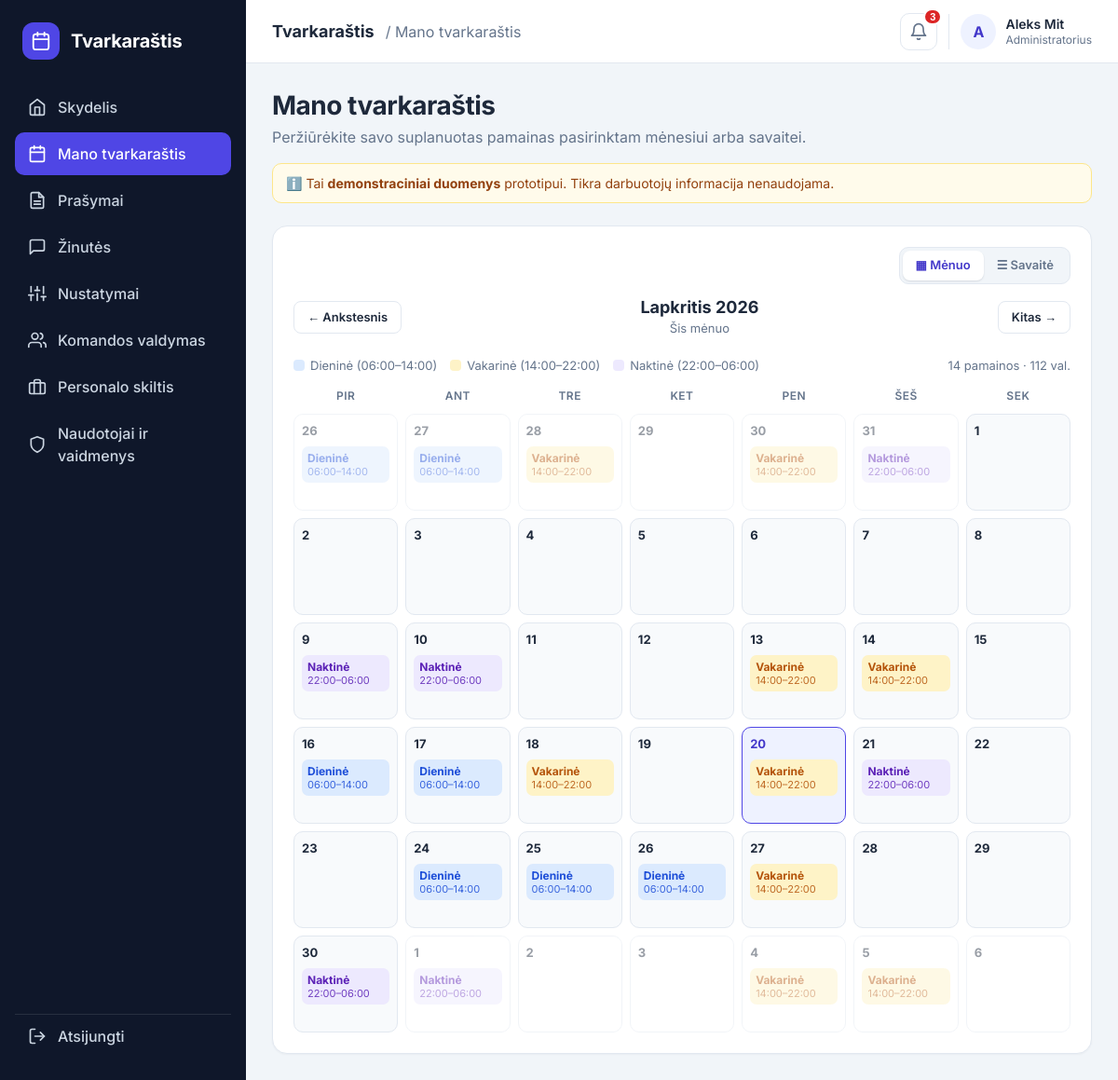
The page /schedule (signed in) on the database its author committed.
### tables this page shows
CREATE TABLE users (
            id            INTEGER PRIMARY KEY AUTOINCREMENT,
            full_name     TEXT NOT NULL,
            email         TEXT NOT NULL UNIQUE,
            password_hash TEXT NOT NULL,
            role          TEXT NOT NULL DEFAULT 'employee',
            created_at    TEXT NOT NULL DEFAULT CURRENT_TIMESTAMP
        , is_active INTEGER NOT NULL DEFAULT 1);

### app.py (the view, shortened to what this page needs)
@app.route("/schedule")
@login_required
def schedule():
    today = date.today()
    view = request.args.get("view")
    if view in SCHEDULE_VIEWS:
        session["schedule_view"] = view
    else:
        view = session.get("schedule_view")
        if view not in SCHEDULE_VIEWS:
            view = "month"
    if view == "month":
        offset = request.args.get("month", 0, type=int)
        offset = max(-MAX_MONTH_OFFSET, min(MAX_MONTH_OFFSET, offset))
        cells, title, shift_count = build_month(today, offset)
        return render_template(
            "schedule.html",
            view=view,
            offset=offset,
            period_title=title,
            cells=cells,
            day_heads=DAY_SHORT,
            prev_url=url_for("schedule", view="month", month=offset - 1),
            next_url=url_for("schedule", view="month", month=offset + 1),
            current_url=url_for("schedule", view="month"),
            has_prev=offset > -MAX_MONTH_OFFSET,
            has_next=offset < MAX_MONTH_OFFSET,
            shift_count=shift_count,
            total_hours=shift_count * 8,  # kiekviena pamaina - 8 val.
            shift_types=SHIFT_TYPES,
        )

### app.py (called while the page is built)
def get_db():
    if "db" not in g:
        g.db = sqlite3.connect(DATABASE)
        g.db.row_factory = sqlite3.Row
    return g.db

@app.before_request
def load_current_user():
    g.user = None
    if request.endpoint in (None, "static"):
        return
    user_id = session.get("user_id")
    if user_id is None:
        return
    user = get_db().execute(
        "SELECT id, full_name, email, role, is_active FROM users WHERE id = ?",
        (user_id,),
    ).fetchone()
    if user is None or not user["is_active"]:
        session.clear()
        flash("Jūsų paskyra deaktyvuota. Kreipkitės į administratorių.", "error")
        return redirect(url_for("login"))
    g.user = user
    session["user_name"] = user["full_name"]
    session["user_role"] = user["role"]

def login_required(view):
    @wraps(view)
    def wrapped_view(*args, **kwargs):
        if g.user is None:
            flash("Norėdami matyti šį puslapį, prisijunkite.", "error")
            return redirect(url_for("login"))
        return view(*args, **kwargs)
    return wrapped_view

@app.context_processor
def inject_globals():
    role = g.user["role"] if g.get("user") else DEFAULT_ROLE
    return {
        "notification_count": 3,   # demonstracinis pranešimų skaičius
        "user_role": role,
        "role_labels": ROLES,
    }

def shift_key_for(day, today):
    next_year = today.year + (1 if today.month == 12 else 0)
    next_month = today.month % 12 + 1
    published_until = date(next_year, next_month, calendar.monthrange(next_year, next_month)[1])
    if day > published_until:
        return None
    this_monday = today - timedelta(days=today.weekday())
    day_monday = day - timedelta(days=day.weekday())
    weeks_from_now = (day_monday - this_monday).days // 7
    if weeks_from_now % 5 == 3:
        return None
    return WEEK_PATTERNS[weeks_from_now % 3][day.weekday()]

def make_shift(key):
    if not key:
        return None
    name, start, end = SHIFT_TYPES[key]
    return {"key": key, "name": name, "start": start, "end": end,
            "time": f"{start}–{end}", "ends_next_day": end < start}

### templates/schedule.html (shortened to what this page needs)
{% extends "app_base.html" %}
{% block title %}Mano tvarkaraštis{% endblock %}
{% block content %}
<section class="welcome">
    <div>
        <h1>Mano tvarkaraštis</h1>
        <p class="muted">Peržiūrėkite savo suplanuotas pamainas pasirinktam mėnesiui arba savaitei.</p>
    </div>
</section>
<div class="demo-note">
    ℹ️ Tai <strong>demonstraciniai duomenys</strong> prototipui. Tikra darbuotojų informacija nenaudojama.
</div>
<section class="card">
    <div class="schedule-toolbar">
        <div class="view-toggle" role="group" aria-label="Tvarkaraščio rodinys">
            <a href="{{ url_for('schedule', view='month') }}"
               class="view-btn {% if view == 'month' %}active{% endif %}">▦ Mėnuo</a>
            <a href="{{ url_for('schedule', view='week') }}"
               class="view-btn {% if view == 'week' %}active{% endif %}">☰ Savaitė</a>
        </div>
    </div>
    <div class="week-nav">
        {% if has_prev %}
        <a class="btn btn-secondary btn-sm" href="{{ prev_url }}">← {{ 'Ankstesnis' if view == 'month' else 'Ankstesnė' }}</a>
        {% else %}
        <span class="btn btn-secondary btn-sm btn-disabled">← {{ 'Ankstesnis' if view == 'month' else 'Ankstesnė' }}</span>
        {% endif %}
        <div class="week-nav-title">
            <h2>{{ period_title }}</h2>
            <p class="muted small">
                {% if offset == 0 %}{{ 'Šis mėnuo' if view == 'month' else 'Ši savaitė' }}
                {% elif offset == 1 %}{{ 'Kitas mėnuo' if view == 'month' else 'Kita savaitė' }}
                {% elif offset == -1 %}{{ 'Praėjęs mėnuo' if view == 'month' else 'Praėjusi savaitė' }}
                {% elif offset > 0 %}Po {{ offset }} {{ 'mėn.' if view == 'month' else 'sav.' }}
                {% else %}Prieš {{ -offset }} {{ 'mėn.' if view == 'month' else 'sav.' }}{% endif %}
            </p>
        </div>
        {% if has_next %}
        <a class="btn btn-secondary btn-sm" href="{{ next_url }}">{{ 'Kitas' if view == 'month' else 'Kita' }} →</a>
        {% else %}
        <span class="btn btn-secondary btn-sm btn-disabled">{{ 'Kitas' if view == 'month' else 'Kita' }} →</span>
        {% endif %}
    </div>
    {% if shift_count == 0 %}
    <div class="empty-state">
        <div class="empty-icon">📅</div>
        <h3>{{ 'Šį mėnesį' if view == 'month' else 'Šią savaitę' }} pamainų nėra</h3>
        <p class="muted">Šiam laikotarpiui jums dar nepriskirta jokių pamainų arba tvarkaraštis dar nepaskelbtas.</p>
    </div>
    {% else %}
    <div class="schedule-summary">
        <div class="legend">
            {% for key, t in shift_types.items() %}
            <span class="legend-item"><span class="legend-dot shift-{{ key }}"></span>{{ t[0] }} ({{ t[1] }}–{{ t[2] }})</span>
            {% endfor %}
        </div>
        <span class="muted small">{{ shift_count }} pamainos · {{ total_hours }} val.</span>
    </div>
    {% if view == 'month' %}
    <div class="month-grid">
        {% for head in day_heads %}
        <div class="month-head">{{ head }}</div>
        {% endfor %}
        {% for cell in cells %}
        <div class="month-cell {% if not cell.in_month %}out{% endif %} {% if cell.is_today %}today{% endif %}">
            <span class="month-num">{{ cell.day }}</span>
            {% if cell.shift %}
            <div class="month-shift shift-{{ cell.shift.key }}"
                 title="{{ cell.shift.name }}: {{ cell.shift.start }}–{{ cell.shift.end }}{% if cell.shift.ends_next_day %} (kitą dieną){% endif %}">
                <span class="chip-name">{{ cell.shift.name }}</span>
                <span class="chip-time">{{ cell.shift.start }}–{{ cell.shift.end }}</span>
            </div>
            {% endif %}
        </div>
        {% endfor %}
    </div>
    {% endif %}
    {% endif %}
</section>
{% endblock %}

### templates/app_base.html (shortened to what this page needs)
{% extends "base.html" %}
{% block body_class %}app-page{% endblock %}
{% block body %}
<div class="app-shell">
    <aside class="sidebar" id="sidebar">
        <div class="brand">
            <span class="brand-icon">
                <svg viewBox="0 0 24 24" fill="none" stroke="currentColor" stroke-width="2" stroke-linecap="round" stroke-linejoin="round"><rect x="3" y="4" width="18" height="18" rx="3"/><path d="M16 2v4M8 2v4M3 10h18"/></svg>
            </span>
            <span class="brand-name">Tvarkaraštis</span>
        </div>
        <nav class="nav">
            {% for endpoint, label, icon in nav_items %}
            <a href="{{ url_for(endpoint) }}"
               class="nav-link {% if request.endpoint == endpoint %}active{% endif %}">
                <svg viewBox="0 0 24 24" fill="none" stroke="currentColor" stroke-width="2" stroke-linecap="round" stroke-linejoin="round">{{ icon|safe }}</svg>
                {{ label }}
            </a>
            {% endfor %}
            {% if user_role in ('manager', 'hr', 'admin') %}
            <a href="{{ url_for('team') }}"
               class="nav-link {% if request.endpoint == 'team' %}active{% endif %}">
                <svg viewBox="0 0 24 24" fill="none" stroke="currentColor" stroke-width="2" stroke-linecap="round" stroke-linejoin="round">
                    <path d="M17 21v-2a4 4 0 0 0-4-4H5a4 4 0 0 0-4 4v2"/>
                    <circle cx="9" cy="7" r="4"/>
                    <path d="M23 21v-2a4 4 0 0 0-3-3.87"/>
                    <path d="M16 3.13a4 4 0 0 1 0 7.75"/>
                </svg>
                Komandos valdymas
            </a>
            {% endif %}
            {% if user_role in ('hr', 'admin') %}
            <a href="{{ url_for('hr_section') }}"
               class="nav-link {% if request.endpoint == 'hr_section' %}active{% endif %}">
                <svg viewBox="0 0 24 24" fill="none" stroke="currentColor" stroke-width="2" stroke-linecap="round" stroke-linejoin="round">
                    <rect x="2" y="7" width="20" height="14" rx="2"/>
                    <path d="M16 21V5a2 2 0 0 0-2-2h-4a2 2 0 0 0-2 2v16"/>
                </svg>
                Personalo skiltis
            </a>
            {% endif %}
            {% if user_role == 'admin' %}
            <a href="{{ url_for('admin_roles') }}"
               class="nav-link {% if request.endpoint == 'admin_roles' %}active{% endif %}">
                <svg viewBox="0 0 24 24" fill="none" stroke="currentColor" stroke-width="2" stroke-linecap="round" stroke-linejoin="round">
                    <path d="M12 22s8-4 8-10V5l-8-3-8 3v7c0 6 8 10 8 10z"/>
                </svg>
                Naudotojai ir vaidmenys
            </a>
            {% endif %}
        </nav>
        <a href="{{ url_for('logout') }}" class="nav-link logout-link">
            <svg viewBox="0 0 24 24" fill="none" stroke="currentColor" stroke-width="2" stroke-linecap="round" stroke-linejoin="round"><path d="M9 21H5a2 2 0 0 1-2-2V5a2 2 0 0 1 2-2h4"/><polyline points="16 17 21 12 16 7"/><line x1="21" y1="12" x2="9" y2="12"/></svg>
            Atsijungti
        </a>
    </aside>
    <div class="app-content">
        <header class="topbar">
            <div class="topbar-left">
                <span class="topbar-title">Tvarkaraštis</span>
                <span class="topbar-page">/ {{ self.title() }}</span>
            </div>
            <div class="topbar-right">
                <button type="button" class="icon-btn" aria-label="Pranešimai" title="Pranešimai">
                    <svg viewBox="0 0 24 24" fill="none" stroke="currentColor" stroke-width="2" stroke-linecap="round" stroke-linejoin="round"><path d="M18 8a6 6 0 0 0-12 0c0 7-3 9-3 9h18s-3-2-3-9"/><path d="M13.7 21a2 2 0 0 1-3.4 0"/></svg>
                    {% if notification_count %}<span class="badge">{{ notification_count }}</span>{% endif %}
                </button>
                <div class="user-chip">
                    <span class="avatar">{{ session['user_name'][0]|upper }}</span>
                    <div class="user-meta">
                        <span class="user-name">{{ session['user_name'] }}</span>
                        <span class="user-role">{{ role_labels[user_role] }}</span>
                    </div>
                </div>
            </div>
        </header>
        <main class="page">
            {% block content %}{% endblock %}
        </main>
    </div>
</div>
{% endblock %}

### rows shown on the page
users: full_name "A", user_name "Aleks Mit", role "Administratorius"

### other values the page prints
{{ label }} "Skydelis" "Mano tvarkaraštis" "Prašymai" "Žinutės" "Nustatymai"
{{ notification_count }} "3"
{{ 'Ankstesnis' if view == 'month' else 'Ankstesnė' }} "Ankstesnis"
{{ period_title }} "Lapkritis 2026"
{{ 'Šis mėnuo' if view == 'month' else 'Ši savaitė' }} "Šis mėnuo"
{{ 'Kitas' if view == 'month' else 'Kita' }} "Kitas"
{{ t[0] }} "Dieninė" "Vakarinė" "Naktinė"
{{ t[1] }} "06:00" "14:00" "22:00"
{{ t[2] }} "14:00" "22:00" "06:00"
{{ shift_count }} "14"
{{ total_hours }} "112"
{{ head }} "PIR" "ANT" "TRE" "KET" "PEN" "ŠEŠ" "SEK"
{{ cell.day }} "26" "27" "28" "29" "30" "31" "1" "2" "3" "4" "5" "6" "7" "8" "9" "10" "11" "12" "13" "14" "15" "16" "17" "18" "19" "20" "21" "22" "23" "24" "25" "26" "27" "28" "29" "30" "1" "2" "3" "4" "5" "6"
{{ cell.shift.name }} "Dieninė" "Dieninė" "Vakarinė" "Vakarinė" "Naktinė" "Naktinė" "Naktinė" "Vakarinė" "Vakarinė" "Dieninė" "Dieninė" "Vakarinė" "Vakarinė" "Naktinė" "Dieninė" "Dieninė" "Dieninė" "Vakarinė" "Naktinė" "Naktinė" "Vakarinė" "Vakarinė"
{{ cell.shift.start }} "06:00" "06:00" "14:00" "14:00" "22:00" "22:00" "22:00" "14:00" "14:00" "06:00" "06:00" "14:00" "14:00" "22:00" "06:00" "06:00" "06:00" "14:00" "22:00" "22:00" "14:00" "14:00"
